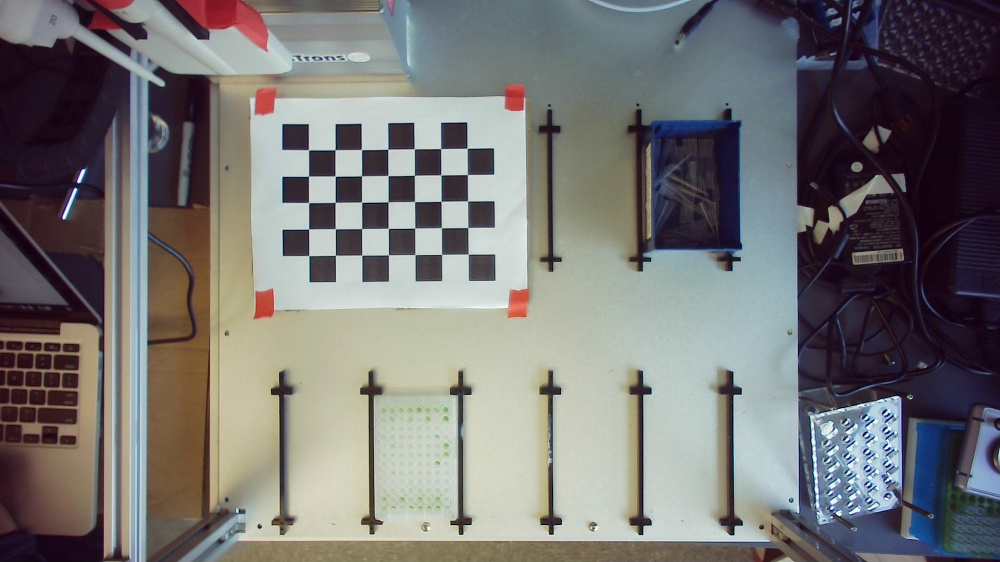
#> input picture robobench/calibration/labware_recognition/calibration/checkerboard_images/img21.jpg, 1000 x 562 px
$ python FineTuner.py   (older library calls are emulated)
#> lines starting #> are read from the running program, lines starting #| are printed output that depends on the picture; long printed decimals are rounded
#> further down, img is the input picture: shape (562, 1000, 3); mean B, G, R 115.3, 116, 117.6
### robobench/calibration/labware_recognition/testing/RobotCoordinateConverter.py
# TODO: put everything in either row major or column major
# TODO: figure out where slight error in conversions is coming from (float precision?)
# TODO: make methods/attributes private
# TODO: add error checking
# TODO: create test harness
# TODO: checkerboard printout issue - last two squares in x direction slightly larger


import cv2
import imutils
import numpy as np
import glob
from opentrons import robot
from inspect import getsourcefile
from os.path import abspath, join, dirname
import math

class RobotCoordinateConverter:
    '''
    Class to convert pixels to robot coordinates
    '''
    def __init__(self, camera_calibration_file=None):

        if camera_calibration_file is None:
            absolute_dir_path = abspath(dirname(getsourcefile(lambda:0)))
            camera_calibration_file = join(absolute_dir_path, 'calibration_values.npz')
        with np.load(camera_calibration_file) as calibration_values:
#> (reads robobench/calibration/labware_recognition/calibration/calibration_values.npz from the repository)
            self.cam_mtx, self.dist = [calibration_values[i] for i in ('mtx', 'dist')]
            self.rvec = None
            self.tvec = None
            self.obj_to_robot_mtx = None
            self.robot_to_obj_mtx = None
            self.checkerboard_z = None

    def draw(self, img, corners, imgpts, debug=False):
        corner = tuple(corners[0].ravel())
        if debug:
            print("corner for draw: {}".format(corner))
            #print("imgpts[0]: {}".format(imgpts[0]))
        img = cv2.line(img, corner, tuple(imgpts[0].ravel()), (255,0,0), 5)
        img = cv2.line(img, corner, tuple(imgpts[1].ravel()), (0,255,0), 5)
        img = cv2.line(img, corner, tuple(imgpts[2].ravel()), (0,0,255), 5)
        return img

    def getRobotPoints(self):
        # return ((40, 400), (202, 400), (40,292), -82)
        # return ((46, 390), (204, 390), (47.5, 285), -46)
        # checkerboard image 3
        # return ((40, 400), (199, 400), (40, 296), -43)
        # checkerboard image 4
       return ((60, 365), (218, 365), (60, 261), -41)
       # [8 lines of commented-out code are left out]

    def calibrateRobotTransformation(self, robot_points, debug=False):
        '''
        Calibrates transformations between robot and object (checkerboard) coordinates

        Args:
            robot_points(tuple): xy of robot coordinates corresponding to ((0,0), (6,0), (0,4), z value of deck) as tuple

        Returns:
            (robot_to_obj_mtx, obj_to_robot_mtx): 3x3 matrices to convert between robot (x,y) and object (x,y)
            also sets self.checkerboard_z and self.object_to_robot_scale, which allows conversion between z values

        TODO:
        handle inconsistent points, generalize if needed
        '''
        t0 = robot_points[0][0]
        t1 = robot_points[0][1]
        r00 = (robot_points[1][0] - t0) / 6
        r01 = (robot_points[1][1]  - t1) / 6
        r10 = (robot_points[2][0] - t0) / 4
        r11 = (robot_points[2][1] - t1) / 4
        # 2x2 matrix to line up object and robot axes
        obj_to_robot_rot_mtx = np.array([[r00, r01], [r10, r11]])
        robot_to_obj_rot_mtx = np.linalg.inv(obj_to_robot_rot_mtx)
        # print(t0)
        # print(t1)
        # translation for origin between object to robot
        tvec_obj_to_robot = np.array([[t0], [t1]])
        # translation for origin between robot and object coords
        # accounts for rotation between coords
        tvec_robot_to_obj = np.array([[-t0 * robot_to_obj_rot_mtx[0][0] - t1 * robot_to_obj_rot_mtx[0][1]],
                                    [-t0 * robot_to_obj_rot_mtx[1][0] - t1 * robot_to_obj_rot_mtx[1][1]]])
        obj_to_robot_mtx = np.concatenate((np.concatenate((obj_to_robot_rot_mtx, tvec_obj_to_robot), axis=1), [[0, 0, 1]]), axis=0)
        robot_to_obj_mtx = np.concatenate((np.concatenate((robot_to_obj_rot_mtx, tvec_robot_to_obj), axis=1), [[0, 0, 1]]), axis=0)
        # checkerboard should be flat so each point should have same z value
        self.checkerboard_z = robot_points[3]
        self.object_to_robot_scale = math.sqrt(obj_to_robot_mtx[0][0] ** 2 + obj_to_robot_mtx[1][0] ** 2)

        return (robot_to_obj_mtx, obj_to_robot_mtx)

    def calibrate(self, img, debug=False):
        '''
        Calibrates coordinate converter

        Args:
            img(cv2::Mat): image with checkerboard lying flat on the deck

        Returns:
            boolean: whether successful or not
        '''
#> called with debug = True

        if debug:
            print("In calibrate")
        criteria = (cv2.TERM_CRITERIA_EPS + cv2.TERM_CRITERIA_MAX_ITER, 30, 0.001)
        objp = np.zeros((7*5, 1, 3), np.float32)
        objp[:,:,:2] = np.mgrid[0:7,  0:5].T.reshape(-1,1,2)
        axis = np.float32([[15,0,0], [0,15,0], [0,0,-15]]).reshape(-1,3)

        gray = cv2.cvtColor(img,cv2.COLOR_BGR2GRAY)
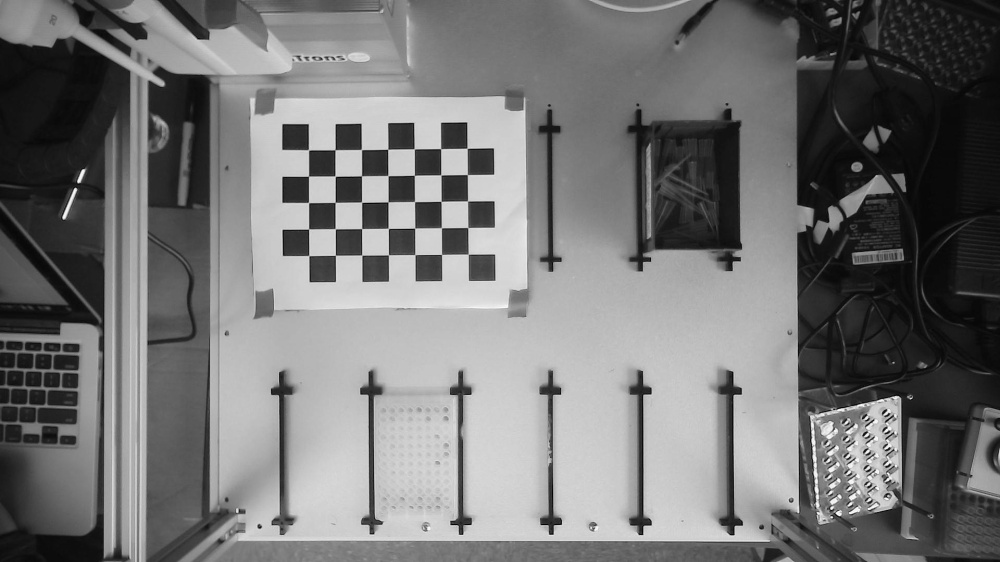
#> gray: shape (562, 1000); min 3, max 253, mean 116.4
        #corners are 1x2 points
        ret, corners = cv2.findChessboardCorners(gray, (7,5),None)
#> ret = True; corners = 35 rows, first 8: [308.5, 149.8], [335, 149.7], [361.4, 149.6], [387.6, 149.3], [414.2, 148.9], [440.6, 148.7], [467.1, 148.3], [308.5, 176.2]

        if ret:
            # 1x2 points
            corners2 = cv2.cornerSubPix(gray,corners,(11,11),(-1,-1),criteria)
#> corners2 = 35 rows, first 8: [308.5, 149.8], [335.1, 149.7], [361.5, 149.5], [387.8, 149.2], [414.3, 148.8], [440.7, 148.6], [467.1, 148.3], [308.5, 176.2]
            _, self.rvec, self.tvec, _ = cv2.solvePnPRansac(objp, corners2, self.cam_mtx, self.dist)
#> self.rvec = [-0.0122, 0.0106, -0.00793]; self.tvec = [-7.08, -5.8, 22.33]
            # print("rvec: {}".format(self.rvec))
            # 1x2 points
            imgpts, jac = cv2.projectPoints(axis, self.rvec, self.tvec, self.cam_mtx, self.dist)
#> imgpts = [[706.9, 145.8], [309.1, 549.9], [-235.4, -297.5]]
            # print("imgpts: {}".format(imgpts))
            img = self.draw(img,corners2,imgpts, debug)
#> in draw, `corner = tuple(corners[0].ravel())`: corner = (308.5, 149.8)
#| corner for draw: (308.470, 149.795)
            cv2.drawChessboardCorners(img, (7,5), corners2, ret)
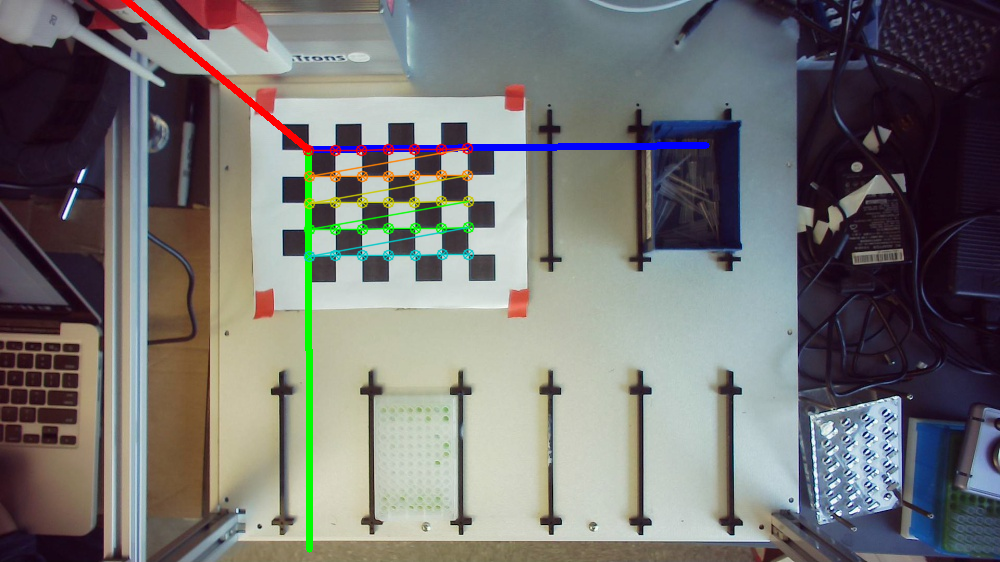
#> img: shape (562, 1000, 3); mean B, G, R 114.1, 115.7, 116.7
            if debug:
                cv2.imshow('img',img)
                k = cv2.waitKey(0) & 0xff
#> (key q is pressed here)
                cv2.destroyWindow('img')
        else:
            return False

        robot_points = self.getRobotPoints()
        self.robot_to_obj_mtx, self.obj_to_robot_mtx = self.calibrateRobotTransformation(robot_points)
        return True

    # [94 lines left out: functions pixelToRobot, robotToPixel, not called in this run]

# [46 lines that do not run on import are left out]

    #print(converter.pixelToRobot((308, 149.2), 0))
    #print(converter.pixelToRobot(converter.robotToPixel((40, 400, 0)), 82))

### robobench/calibration/labware_recognition/testing/FineTuner.py
import cv2
from inspect import getsourcefile
from os.path import abspath, join, dirname
from RobotCoordinateConverter import RobotCoordinateConverter
import numpy as np
import math

class FineTuner:


    # TODO: look in OT code to find measured offsets between wells
    # TODO: remeasure values using robot? Currently assuming robot mm is accurate
    # TODO: measure point values properly
    # tiprack offset x 10, y 14 initially
    # (51, 315) --> (40.5, 301)
    measurements = {# 'tiprack-200ul' : {'space' : 9, 'top_width' : 76, 'top_length' : 120, 'welloffset_x' : 8, 'welloffset_y' : 7, 'height_green' : 54, 'height_tip' : 64.5, 'tip_offset' : 54.5},
                    #'tiprack-200ul' : {'space' : 9, 'top_width' : 76, 'top_length' : 120, 'welloffset_x' : 7, 'welloffset_y' : 5.5, 'height_green' : 54, 'height_tip' : 64.5, 'tip_offset' : 54.5},
                    'tiprack-200ul' : {'space' : 9, 'top_width' : 76, 'top_length' : 120, 'welloffset_x' : 5, 'welloffset_y' : 7, 'height_green' : 54, 'height_tip' : 64.5, 'tip_offset' : 54.5},
                    #'WellPlate' : {'height_well' : 0, 'height_top': 11, 'welloffset_x' : 10.5, 'welloffset_y' : 10, 'length' : 127.33, 'width' : 85},
                    'WellPlate' : {'height_well' : 0, 'height_top': 11, 'welloffset_x' : 12.5, 'welloffset_y' : 15, 'length' : 127.33, 'width' : 85},
                    'Trash' : {'height': 50},
                    'Scale' : {'height' : 22},
                    'Trough' : {'height': 20}
                    }

    def __init__(self, calibration_img, debug=False):
        # Initialize coordinate converter
        # Assign classes to analysis functions
        self.converter = RobotCoordinateConverter()
        self.converter.calibrate(calibration_img, debug)
        pass

    # [370 lines left out: functions get_calibration_coordinates, find_tiprack_a1, find_wellplate_a1, find_point_coordinates, not called in this run]


if __name__ == "__main__":
    img = cv2.imread('../calibration/checkerboard_images/img21.jpg')
    ft = FineTuner(img, debug=True)
    print(ft.converter.robot_to_obj_mtx)
#| [[ 0.03797  0.         -2.278]
#|  [-0.         -0.03846 14.038]
#|  [ 0.          0.          1.        ]]
    print(ft.converter.obj_to_robot_mtx)
#| [[ 26.333   0.          60.        ]
#|  [  0.         -26.         365.        ]
#|  [  0.           0.           1.        ]]
